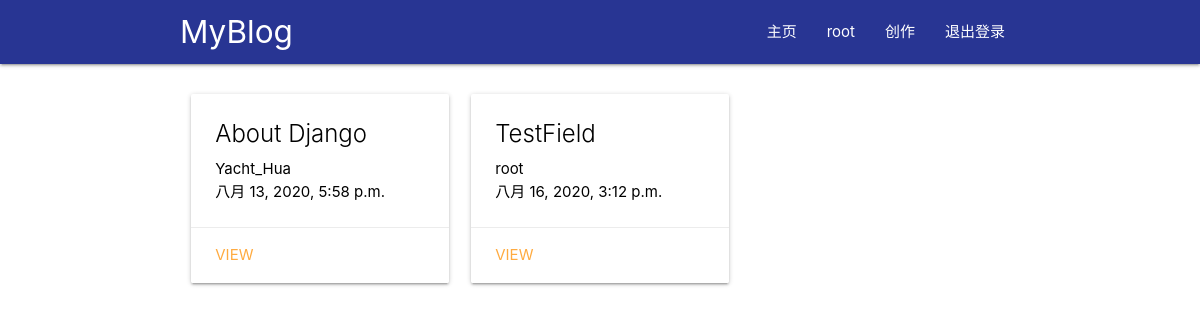
The app's page / (signed in) with its own data.
### main/models.py (models this page shows, shortened)
class myBlog(models.Model):
	myBlog_title = models.CharField(max_length=50)
	myBlog_author = models.ForeignKey(User, on_delete=models.CASCADE)
	myBlog_datetime = models.DateTimeField('Date Published')
	myBlog_content = RichTextField()

### main/views.py (the view)
# urls.py: path('', views.homepage, name="homepage"),
def homepage(request):
	return render(request = request,
				  template_name = "main/home.html",
				  context = {"myBlogs":myBlog.objects.all})

### main/templates/main/home.html
{% extends "main/header.html" %}
{% block content %}
	<div class="row">
		{% for blog in myBlogs %}
		    <div class="col s12 m4">
		      <div class="card hoverable">
		        <div class="card-content black-text">
		          <span class="card-title">{{blog.myBlog_title}}</span>
		          <p>{{blog.myBlog_author}}</p>
		          <p>{{blog.myBlog_datetime}}</p>
		        </div>
		        <div class="card-action">
		          <a href="/{{blog.id}}">view</a>
		        </div>
		      </div>
		    </div>
		{% endfor %}
	</div>
{% endblock%}

### main/templates/main/includes/navbar.html
<nav class="indigo darken-3">
    <div class="nav-wrapper container">
      <a id="logo-container" href="/" class="brand-logo">MyBlog</a>
      <ul id="nav-mobile" class="right hide-on-med-and-down">
        <li><a href="/">主页</a></li>
        {% if user.is_authenticated %}
        	<li><a href="/admin/main/myblog">{{user.username}}</a></li>
          <li><a href="/edit">创作</a></li>
        	<li><a href="/logout">退出登录</a></li>
        {% else %}
        	<li><a href="/login">登录</a></li>
        	<li><a href="/register">注册</a></li>
        {% endif %}
      </ul>
    </div>
</nav>

### records on screen
myBlog: myBlog_title "About Django", myBlog_author "Yacht_Hua", myBlog_datetime "八月 13, 2020, 5:58 p.m."
myBlog: myBlog_title "TestField", myBlog_author "root", myBlog_datetime "八月 16, 2020, 3:12 p.m."

### other values on screen
{{ user.username }} "root"
